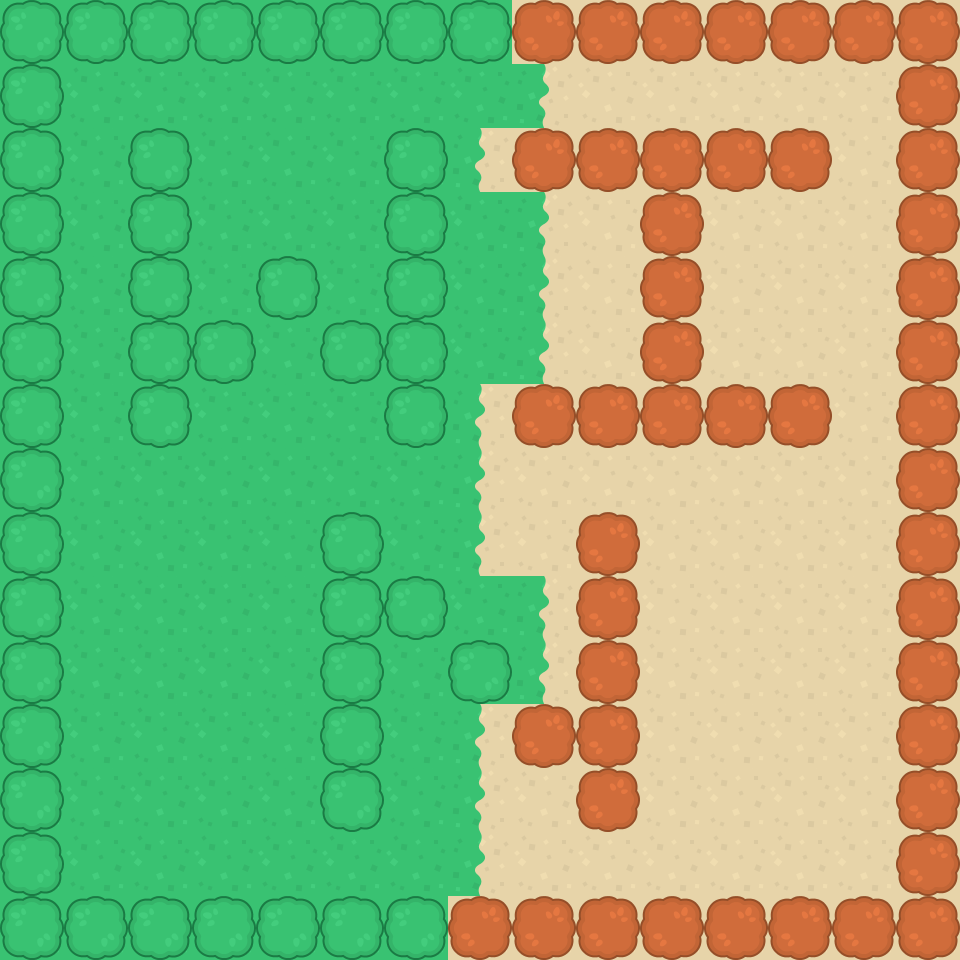

This is a level from a 2D game, rendered from its Tiled map with the project's own tilesets. A one-line summary and the complete map file follow:
An orthogonal 15x15 tile map with 64x64 px tiles, 2 tile layers (Floors, Walls).

<map version="1.5" tiledversion="1.7.2" orientation="orthogonal" renderorder="right-down" width="15" height="15" tilewidth="64" tileheight="64" infinite="0" nextlayerid="3" nextobjectid="1">
 <tileset firstgid="1" name="Win Screen Tiles" tilewidth="64" tileheight="64" tilecount="5" columns="0">
  <grid orientation="orthogonal" width="1" height="1" />
  <tile id="0">
   <image width="64" height="64" source="../Tiles/tileGrass_transitionE.png" />
  </tile>
  <tile id="1">
   <image width="64" height="64" source="../Tiles/tileGrass1.png" />
  </tile>
  <tile id="2">
   <image width="64" height="64" source="../Tiles/tileSand1.png" />
  </tile>
  <tile id="3">
   <image width="64" height="64" source="../Tiles/treeBrown_large.png" />
  </tile>
  <tile id="4">
   <image width="64" height="64" source="../Tiles/treeGreen_large.png" />
  </tile>
 </tileset>
 <layer id="1" name="Floors" width="15" height="15">
  <data encoding="csv">
2,2,2,2,2,2,2,2,3,3,3,3,3,3,3,
2,2,2,2,2,2,2,2,1,3,3,3,3,3,3,
2,2,2,2,2,2,2,1,3,3,3,3,3,3,3,
2,2,2,2,2,2,2,2,1,3,3,3,3,3,3,
2,2,2,2,2,2,2,2,1,3,3,3,3,3,3,
2,2,2,2,2,2,2,2,1,3,3,3,3,3,3,
2,2,2,2,2,2,2,1,3,3,3,3,3,3,3,
2,2,2,2,2,2,2,1,3,3,3,3,3,3,3,
2,2,2,2,2,2,2,1,3,3,3,3,3,3,3,
2,2,2,2,2,2,2,2,1,3,3,3,3,3,3,
2,2,2,2,2,2,2,2,1,3,3,3,3,3,3,
2,2,2,2,2,2,2,1,3,3,3,3,3,3,3,
2,2,2,2,2,2,2,1,3,3,3,3,3,3,3,
2,2,2,2,2,2,2,1,3,3,3,3,3,3,3,
2,2,2,2,2,2,2,3,3,3,3,3,3,3,3
</data>
 </layer>
 <layer id="2" name="Walls" width="15" height="15">
  <data encoding="csv">
5,5,5,5,5,5,5,5,4,4,4,4,4,4,4,
5,0,0,0,0,0,0,0,0,0,0,0,0,0,4,
5,0,5,0,0,0,5,0,4,4,4,4,4,0,4,
5,0,5,0,0,0,5,0,0,0,4,0,0,0,4,
5,0,5,0,5,0,5,0,0,0,4,0,0,0,4,
5,0,5,5,0,5,5,0,0,0,4,0,0,0,4,
5,0,5,0,0,0,5,0,4,4,4,4,4,0,4,
5,0,0,0,0,0,0,0,0,0,0,0,0,0,4,
5,0,0,0,0,5,0,0,0,4,0,0,0,0,4,
5,0,0,0,0,5,5,0,0,4,0,0,0,0,4,
5,0,0,0,0,5,0,5,0,4,0,0,0,0,4,
5,0,0,0,0,5,0,0,4,4,0,0,0,0,4,
5,0,0,0,0,5,0,0,0,4,0,0,0,0,4,
5,0,0,0,0,0,0,0,0,0,0,0,0,0,4,
5,5,5,5,5,5,5,4,4,4,4,4,4,4,4
</data>
 </layer>
</map>
